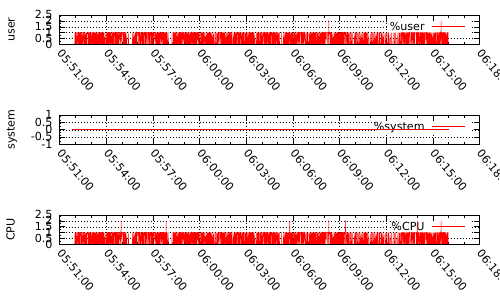

Write the gnuplot code that produced this figure.
#! /usr/bin/gnuplot

#set output "`date +%F`.2.png"


set terminal pdf linewidth 1

set output "cpu.pdf"
set multiplot layout 3,1

set xdata time
set timefmt "%H:%M:%S"
set grid


set ylabel "user" 
#set xtics rotate 90
set xtics rotate by -50
#set xtics rotate by 50 offset -4.5,-3.00



plot "cpu_data.txt" using 1:5 title "%user" with lines

#10:41:56 PM   UID       PID    %usr %system  %guest    %CPU   CPU  Command
#10:41:57 PM  1001     10050    2.15    0.00    0.00    2.15     0  wget
#10:41:58 PM  1001     10050    2.15    2.15    0.00    4.30     0  wget

set ylabel "system" 
plot "cpu_data.txt"  using 1:6 title "%system" with lines

set ylabel "CPU" 
plot "cpu_data.txt" using 1:7 title "%CPU" with lines


#gnuplot -e "datafile='${top_data_file}'; outputname='${mem_output_file}'; tiltle_des="-memory-"; lno=3" top_memory.gnuplot 


#gnuplot -e "datafile='${top_data_file}'; outputname='${cpu_output_file}'; title_des='-cpu-'; ylabel_des='cpu(%)'; lno=2"  ${SCRIPT}
#gnuplot -e "datafile='${top_data_file}'; outputname='${mem_output_file}'; title_des='-memory-'; ylabel_des='memory(M)'; lno=3"  ${SCRIPT}
